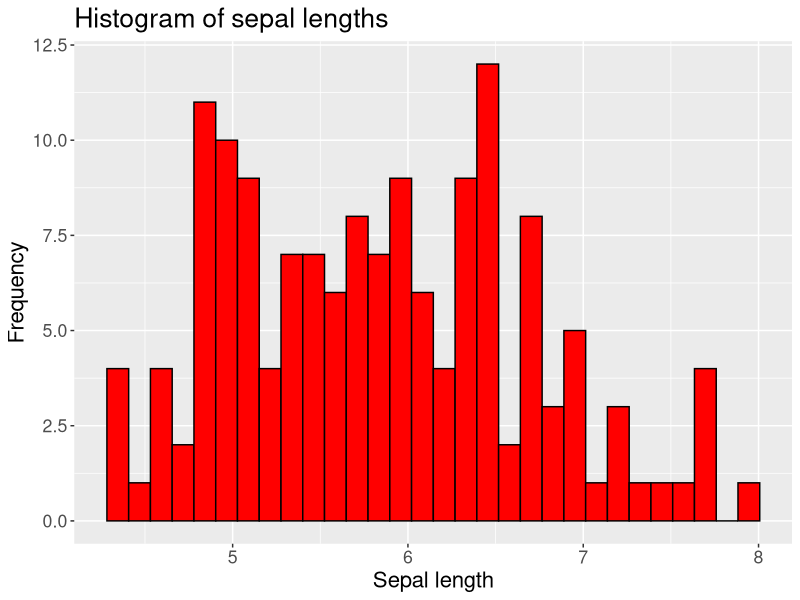
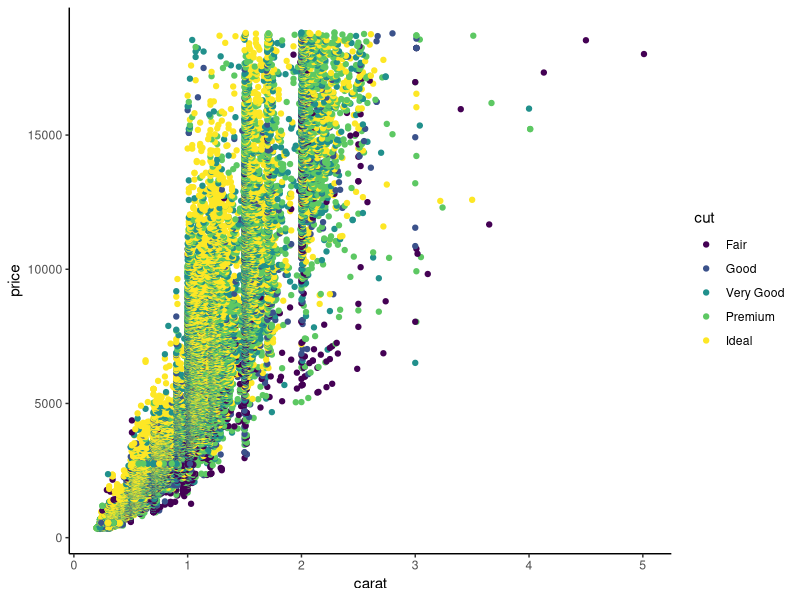
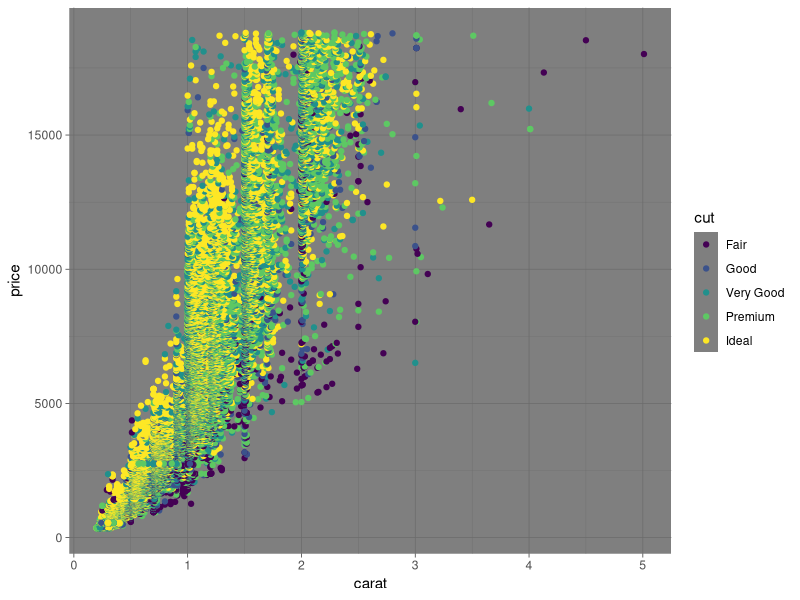
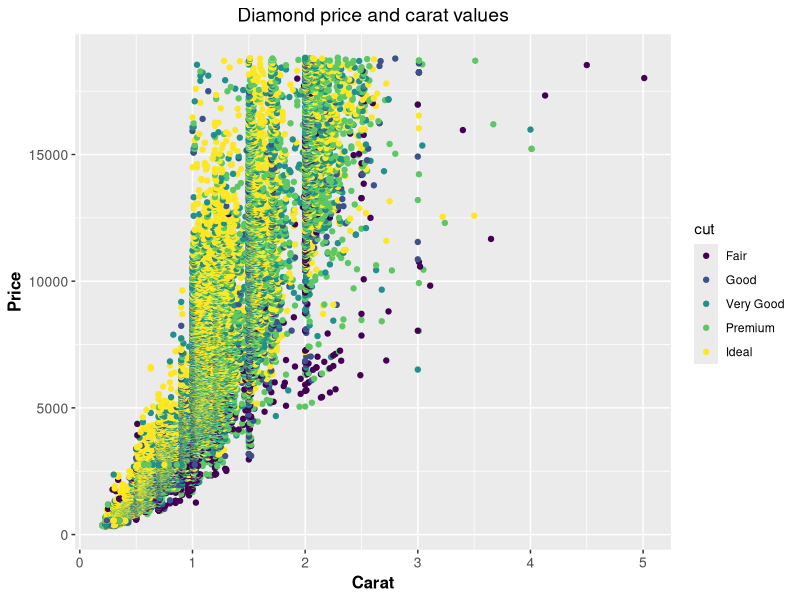
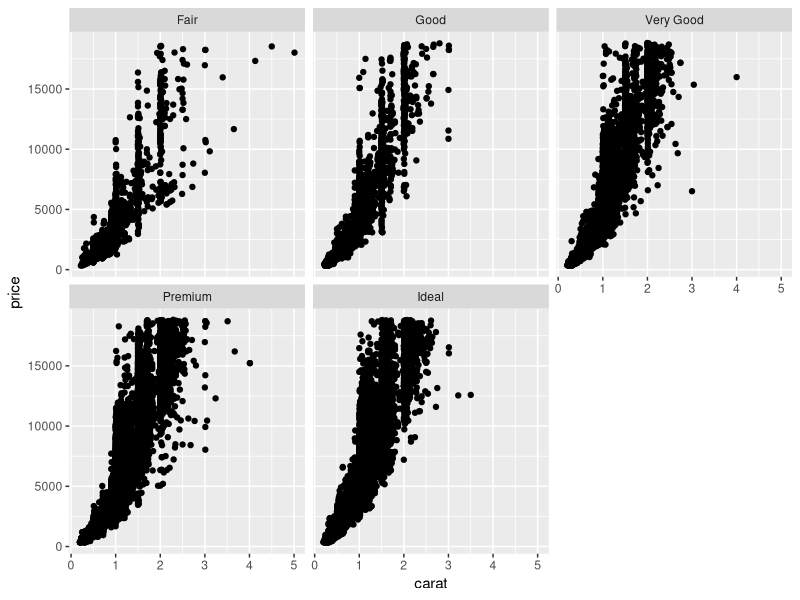
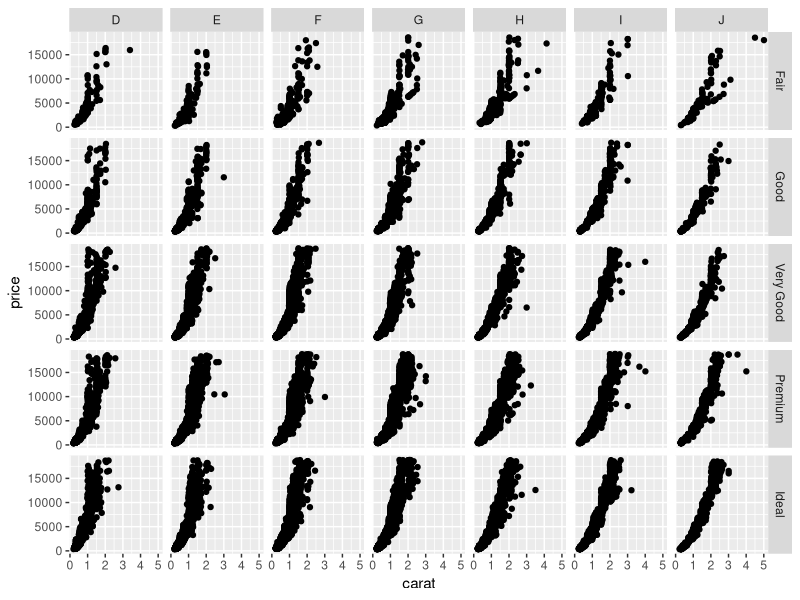

Write the R code that produced these figures, in order. (Note: this script raises an error after producing the figures.)
## Day 4 oop & ggplot2 (some files are stored in ../git/OBDS_Oct_2022/day4)
# 
library(ggplot2)
plot1 <- ggplot(iris, aes(x = Sepal.Length)) +
  geom_histogram(fill ="red", color ="black") +
  labs(title = "Histogram of sepal lengths", y ="Frequency", x ="Sepal length") +
  theme(text = element_text(size =16))
print(plot1)
summary(iris)
#
base_plot <- ggplot(diamonds, aes(x = carat, y = price, colour = cut)) +
  geom_point()
base_plot + theme_classic()
base_plot + theme_dark()
base_plot +
  labs(title ="Diamond price and carat values",x ="Carat", y ="Price") +
  theme(axis.title = element_text(size =12, face ="bold"),
  axis.text = element_text(size =10),
  plot.title = element_text(hjust =0.5, size =14))
# facet_wrap 
ggplot(diamonds, aes(x = carat, y = price)) +
  geom_point() +
  facet_wrap(~cut, nrow =2)
# facet_grid
ggplot(diamonds, aes(x = carat, y = price)) +
  geom_point() +
  facet_grid(cut ~ color)
# ChickWeight
obds_chickweight <- ggplot(ChickWeight, aes(x = Time, y = weight, colour = Diet)) +
  geom_point() +
  geom_smooth(method = lm) +
  facet_wrap(~Diet, nrow=2)
# msleep
obds_msleep <- ggplot(msleep, aes(x=order)) +
  geom_bar(aes(fill = genus), color = "black", size = 0.1) +
  theme(
    axis.text.x=element_text(angle = 45, size = rel(0.9), hjust = 1, vjust = 1),
    axis.title=element_text(size = rel(1.2)),
    legend.key.size=unit(1.2, "mm"),
    legend.text = element_text(size = rel(0.5))
  ) +
  labs(x = "Order", y = "Observations") +
  guides(fill = guide_legend(ncol = 3))
# merge 3 images
first_row <- plot_grid(obds_diamonds, obds_chickweight, labels = c("A", "B"), ncol = 2, nrow = 1)
second_row <- cowplot::plot_grid(first_row, obds_msleep, labels = c("","C"), nrow = 2)
second_row
# save images
ggsave("superplot_1.pdf", second_row, width = 10, height = 8)